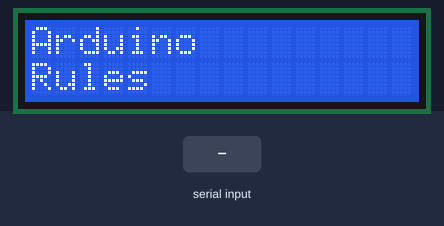
This sketch was run on a simulated Arduino Uno, built with avr-gcc and run on an emulated ATmega328P. Parts: 16×2 character LCD. Inputs (shaded band) come from the test bench.

Above: at 1.2 s.
1.3 s: "#" received over Serial
At 2.5 s:
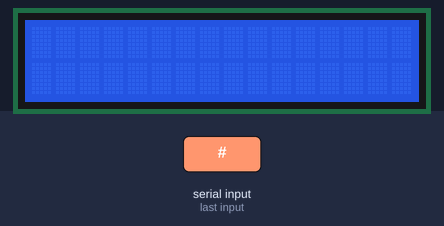
2.8 s: "1" received over Serial
At 3.6 s:
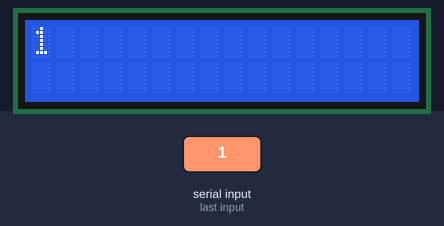
Timing chart, 0 to 5.8 s (numbered marks = the images above; inputs shaded):
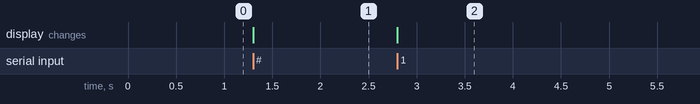

The sketch:

sketch_09_01.pde
```cpp
// sketch 09-01 USB Message Board

#include <LiquidCrystal.h>

// lcd(RS, E, D4, D5, D6, D7)
LiquidCrystal lcd(8, 9, 4, 5, 6, 7);
int numRows = 2;
int numCols = 16;


void setup()
{
  Serial.begin(9600);
  lcd.begin(numRows, numCols);
  lcd.clear();
  lcd.setCursor(0,0);
  lcd.print("Arduino");
  lcd.setCursor(0,1);
  lcd.print("Rules");
}

void loop()
{
  if (Serial.available() > 0)
  {
    char ch = Serial.read();
    if (ch == '#')
    {
      lcd.clear();
    }
    else if (ch == '/')
    {
      // new line
      lcd.setCursor(0, 1);
    }
    else
    {
      lcd.write(ch);
    }
  }
}
```

Measured:
- after the input at 1.3 s, the display: changes at once (image 1)
- after the input at 2.8 s, the display: changes at once (image 2)
